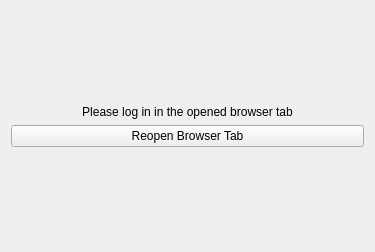
<?xml version="1.0" encoding="UTF-8"?>
<ui version="4.0">
 <class>Form</class>
 <widget class="QWidget" name="Form">
  <property name="geometry">
   <rect>
    <x>0</x>
    <y>0</y>
    <width>375</width>
    <height>252</height>
   </rect>
  </property>
  <property name="windowTitle">
   <string>Form</string>
  </property>
  <layout class="QVBoxLayout" name="verticalLayout">
   <item>
    <spacer name="verticalSpacer">
     <property name="orientation">
      <enum>Qt::Vertical</enum>
     </property>
     <property name="sizeHint" stdset="0">
      <size>
       <width>20</width>
       <height>40</height>
      </size>
     </property>
    </spacer>
   </item>
   <item>
    <widget class="QLabel" name="label">
     <property name="text">
      <string>Please log in in the opened browser tab</string>
     </property>
     <property name="alignment">
      <set>Qt::AlignCenter</set>
     </property>
    </widget>
   </item>
   <item>
    <widget class="QPushButton" name="reopenBrowserButton">
     <property name="text">
      <string>Reopen Browser Tab</string>
     </property>
    </widget>
   </item>
   <item>
    <spacer name="verticalSpacer_2">
     <property name="orientation">
      <enum>Qt::Vertical</enum>
     </property>
     <property name="sizeHint" stdset="0">
      <size>
       <width>20</width>
       <height>40</height>
      </size>
     </property>
    </spacer>
   </item>
  </layout>
 </widget>
 <resources/>
 <connections/>
</ui>
